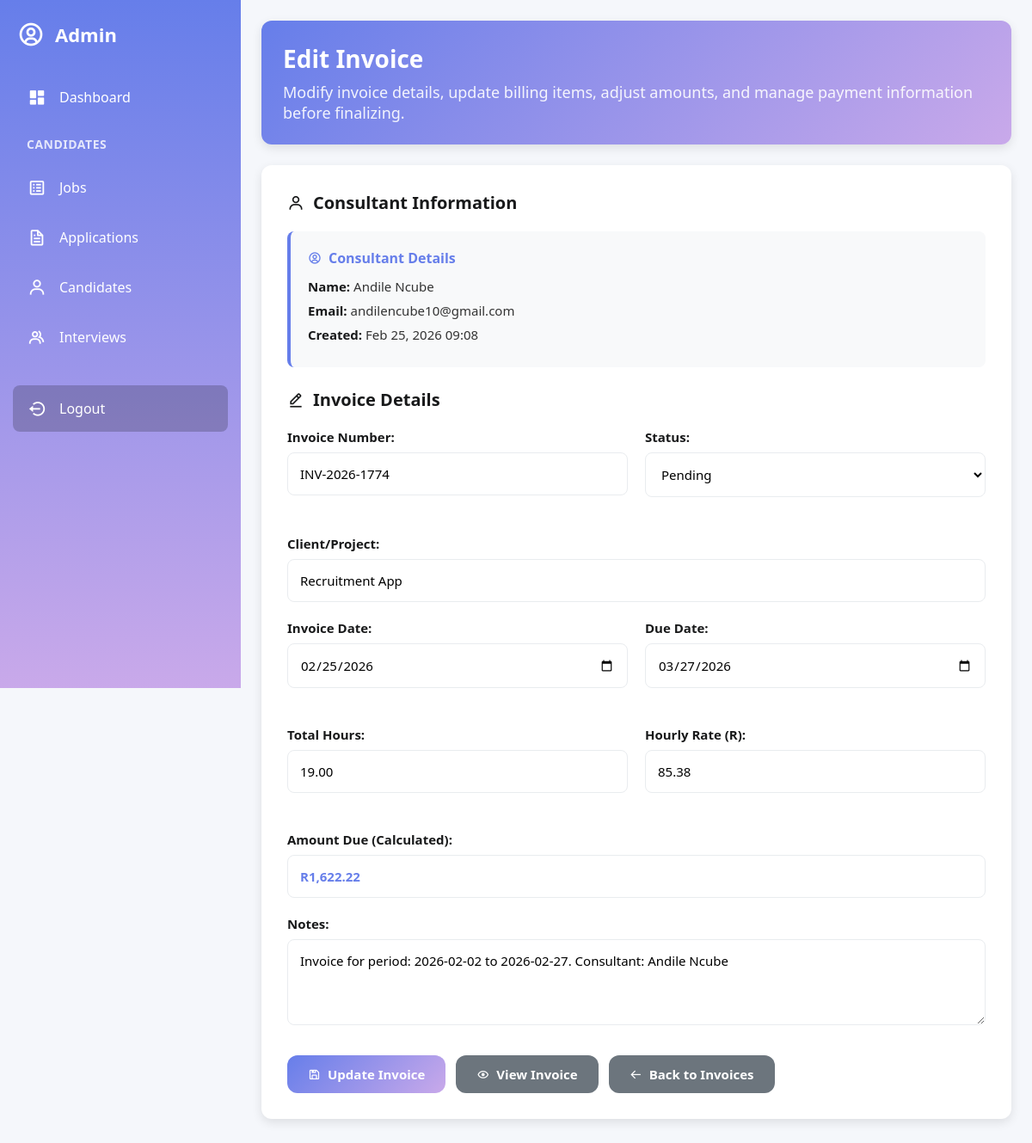
/edit_invoice.php?id=2 (signed in), run on the app's committed database.
### tables this page shows
CREATE TABLE `invoices` (
  `invoice_id` int(11) NOT NULL,
  `invoice_number` varchar(100) NOT NULL,
  `user_id` int(11) NOT NULL,
  `client_project` varchar(255) NOT NULL,
  `invoice_date` date NOT NULL,
  `due_date` date NOT NULL,
  `total_hours` decimal(5,2) NOT NULL,
  `hourly_rate` decimal(10,2) NOT NULL,
  `amount_due` decimal(10,2) NOT NULL,
  `status` enum('Pending','Paid','Overdue','Cancelled') NOT NULL DEFAULT 'Pending',
  `notes` text DEFAULT NULL,
  `created_at` timestamp NOT NULL DEFAULT current_timestamp(),
  `updated_at` timestamp NOT NULL DEFAULT current_timestamp() ON UPDATE current_timestamp()
);

CREATE TABLE `users` (
  `user_id` int(11) NOT NULL,
  `username` varchar(100) NOT NULL,
  `fullname` varchar(100) NOT NULL,
  `gender` enum('Male','Female','Other') NOT NULL,
  `dob` date DEFAULT NULL,
  `email` varchar(100) NOT NULL,
  `phone` varchar(100) NOT NULL,
  `address` text NOT NULL,
  `password` varchar(255) NOT NULL,
  `role` enum('Applicant','Admin','Consultant') NOT NULL,
  `verification_token` varchar(255) DEFAULT NULL,
  `google_id` varchar(255) DEFAULT NULL,
  `failed_attempts` int(11) DEFAULT 0,
  `last_failed_login` int(11) DEFAULT 0,
  `email_verified` tinyint(1) NOT NULL DEFAULT 0,
  `account_status` enum('Active','Inactive') NOT NULL DEFAULT 'Active',
  `last_login_at` timestamp NULL DEFAULT NULL,
  `created_at` timestamp NOT NULL DEFAULT current_timestamp()
);

### edit_invoice.php (the view, shortened to what this page needs)
<?php
include('config.php');
$invoice_id = $_GET['id'];
$invoice_sql = "SELECT i.*, u.fullname as consultant_name, u.email as consultant_email
                FROM invoices i
                JOIN users u ON i.user_id = u.user_id
                WHERE i.invoice_id = ?";
$invoice_stmt = $conn->prepare($invoice_sql);
$invoice_stmt->bind_param("i", $invoice_id);
$invoice_stmt->execute();
$invoice_result = $invoice_stmt->get_result();
$invoice = $invoice_result->fetch_assoc();
?>
<!DOCTYPE html>
<html lang="en">
<head>
    <link href='https://unpkg.com/boxicons@2.1.4/css/boxicons.min.css' rel='stylesheet'>
</head>
<body>
    <div class="sidebar" id="sidebar">
        <a href="#" class="logo">
            <i class='bx bx-user-circle'></i>
            <div class="logo-name"><span>Admin</span></div>
        </a>
        <ul class="side-menu">
            <li><a href="admin_dashboard.php"><i class='bx bxs-dashboard'></i><span>Dashboard</span></a></li>
            <li class="section-header"><span>Candidates</span></li>
            <li><a href="manage_jobs.php"><i class='bx bx-spreadsheet'></i><span>Jobs</span></a></li>
            <li><a href="manage_applications.php"><i class='bx bx-file'></i><span>Applications</span></a></li>
            <li><a href="manage_candidates.php"><i class='bx bx-user'></i><span>Candidates</span></a></li>
            <li><a href="schedule_interview.php"><i class='bx bx-group'></i><span>Interviews</span></a></li>
            <li><a href="calendar.php"><i class='bx bx-calendar'></i><span>Calendar</span></a></li>
        </ul>
        <ul class="side-menu">
            <li>
                <a href="logout.php" class="logout">
                    <i class='bx bx-log-out-circle'></i>
                    <span>Logout</span>
                </a>
            </li>
        </ul>
    </div>
    <div class="content">
        <main>
            <div class="welcome-section">
                <div class="welcome-content">
                    <h1> Edit Invoice</h1>
                    <p>Modify invoice details, update billing items, adjust amounts, and manage payment information before finalizing.</p>
                </div>
            </div>
            <div class="card">
                <h2><i class='bx bx-user'></i> Consultant Information</h2>
                <div class="readonly-info">
                    <h4><i class='bx bx-user-circle'></i> Consultant Details</h4>
                    <p><strong>Name:</strong> <?php echo htmlspecialchars($invoice['consultant_name']); ?></p>
                    <p><strong>Email:</strong> <?php echo htmlspecialchars($invoice['consultant_email']); ?></p>
                    <p><strong>Created:</strong> <?php echo date('M d, Y H:i', strtotime($invoice['created_at'])); ?></p>
                </div>
                <h2><i class='bx bx-edit-alt'></i> Invoice Details</h2>
                <form method="POST">
                    <div class="form-row">
                        <div class="form-group">
                            <label for="invoice_number">Invoice Number:</label>
                            <input type="text" id="invoice_number" name="invoice_number"
                                   value="<?php echo htmlspecialchars($invoice['invoice_number']); ?>" required>
                        </div>
                        <div class="form-group">
                            <label for="status">Status:</label>
                            <select id="status" name="status" required>
                                <option value="Pending" <?php echo ($invoice['status'] == 'Pending') ? 'selected' : ''; ?>>Pending</option>
                            </select>
                        </div>
                    </div>
                    <div class="form-group">
                        <label for="client_project">Client/Project:</label>
                        <input type="text" id="client_project" name="client_project"
                               value="<?php echo htmlspecialchars($invoice['client_project']); ?>" required>
                    </div>
                    <div class="form-row">
                        <div class="form-group">
                            <label for="invoice_date">Invoice Date:</label>
                            <input type="date" id="invoice_date" name="invoice_date"
                                   value="<?php echo $invoice['invoice_date']; ?>" required>
                        </div>
                        <div class="form-group">
                            <label for="due_date">Due Date:</label>
                            <input type="date" id="due_date" name="due_date"
                                   value="<?php echo $invoice['due_date']; ?>" required>
                        </div>
                    </div>
                    <div class="form-row">
                        <div class="form-group">
                            <label for="total_hours">Total Hours:</label>
                            <input type="number" id="total_hours" name="total_hours" step="0.1" min="0"
                                   value="<?php echo $invoice['total_hours']; ?>" required
                                   onchange="calculateAmount()">
                        </div>
                        <div class="form-group">
                            <label for="hourly_rate">Hourly Rate (R):</label>
                            <input type="number" id="hourly_rate" name="hourly_rate" step="0.01" min="0"
                                   value="<?php echo $invoice['hourly_rate']; ?>" required
                                   onchange="calculateAmount()">
                        </div>
                    </div>
                    <div class="form-group">
                        <label for="amount_due">Amount Due (Calculated):</label>
                        <input type="text" id="amount_due" class="calculated-field" readonly
                               value="R<?php echo number_format($invoice['amount_due'], 2); ?>">
                    </div>
                    <div class="form-group">
                        <label for="notes">Notes:</label>
                        <textarea id="notes" name="notes" placeholder="Additional notes or comments..."><?php echo htmlspecialchars($invoice['notes']); ?></textarea>
                    </div>
                    <div style="margin-top: 30px; display: flex; gap: 12px; flex-wrap: wrap;">
                        <button type="submit" name="update_invoice" class="btn btn-primary">
                            <i class='bx bx-save'></i> Update Invoice
                        </button>
                        <a href="view_invoice.php?id=<?php echo $invoice_id; ?>" class="btn btn-secondary">
                            <i class='bx bx-show'></i> View Invoice
                        </a>
                        <a href="admin_invoices.php" class="btn btn-secondary">
                            <i class='bx bx-arrow-back'></i> Back to Invoices
                        </a>
                    </div>
                </form>
            </div>
        </main>
    </div>
</body>
</html>

### edit_invoice.php (style rules this page uses)
* { margin: 0; padding: 0; box-sizing: border-box; font-family: 'Segoe UI', Tahoma, Geneva, Verdana, sans-serif; }
:root { --primary: #667eea; --primary-dark: #5a67d8; --secondary: #c9a9eaff; --dark: #18191a; --darker: #121314; --light: #f8f9fa; --gray: #6c757d; --light-gray: #e9ecef; --success: #28a745; --danger: #dc3545; --warning: #ffc107; --info: #17a2b8; --white: #ffffff; --black: #000000; --border-radius: 12px; --box-shadow: 0 4px 12px rgba(0, 0, 0, 0.1); --transition: all 0.3s ease; }
body { background-color: #f5f7fb; color: #333; display: flex; min-height: 100vh; overflow-x: hidden; }
.sidebar { width: 280px; background: linear-gradient(180deg, var(--primary), var(--secondary)); color: var(--white); height: 100vh; position: fixed; top: 0; left: 0; z-index: 100; transition: var(--transition); display: flex; flex-direction: column; }
.logo { display: flex; align-items: center; gap: 12px; padding: 24px 20px; text-decoration: none; color: var(--white); font-size: 22px; font-weight: 700; }
.logo i { font-size: 32px; }
.logo-name span { white-space: nowrap; transition: var(--transition); }
.side-menu { list-style: none; padding: 0 15px; flex: 1; overflow-y: auto; }
.side-menu li { margin: 8px 0; }
.side-menu li a { display: flex; align-items: center; gap: 14px; padding: 14px 16px; color: var(--white); text-decoration: none; border-radius: 8px; transition: var(--transition); font-size: 16px; }
.side-menu li a i { font-size: 22px; min-width: 24px; text-align: center; }
.side-menu li.section-header { padding: 8px 16px; font-weight: 600; color: var(--white); font-size: 14px; text-transform: uppercase; letter-spacing: 0.5px; opacity: 0.8; margin-top: 12px; }
.logout { margin-top: auto; padding: 16px !important; background: rgba(0, 0, 0, 0.2); }
.content { flex: 1; margin-left: 280px; transition: var(--transition); }
main { padding: 24px; }
.welcome-section { background: linear-gradient(135deg, var(--primary) 0%, var(--secondary) 100%); color: var(--white); padding: 25px; border-radius: var(--border-radius); margin-bottom: 24px; box-shadow: var(--box-shadow); }
.welcome-content h1 { font-size: 28px; margin-bottom: 8px; }
.welcome-content p { opacity: 0.9; font-size: 18px; }
.card { background: var(--white); padding: 30px; border-radius: var(--border-radius); box-shadow: var(--box-shadow); margin-bottom: 24px; }
.card h2 { font-size: 20px; font-weight: 600; color: var(--dark); margin-bottom: 20px; display: flex; align-items: center; gap: 10px; }
.form-row { display: grid; grid-template-columns: repeat(auto-fit, minmax(250px, 1fr)); gap: 20px; margin-bottom: 24px; }
.form-group { margin-bottom: 20px; }
.form-group label { display: block; font-weight: 600; margin-bottom: 8px; font-size: 15px; color: var(--dark); }
.form-group input, .form-group select, .form-group textarea { width: 100%; padding: 14px; border: 1px solid var(--light-gray); border-radius: 8px; font-size: 15px; transition: var(--transition); background: white; }
.form-group textarea { resize: vertical; min-height: 100px; }
.readonly-info { background: #f8f9fa; padding: 20px; border-radius: 8px; margin-bottom: 24px; border-left: 4px solid var(--primary); }
.readonly-info h4 { color: var(--primary); margin-bottom: 12px; display: flex; align-items: center; gap: 8px; }
.readonly-info p { margin-bottom: 8px; font-size: 15px; }
.readonly-info strong { color: var(--dark); }
.calculated-field { background: #e8f4f8; padding: 14px; border-radius: 8px; font-weight: 600; color: var(--primary); border: 2px solid #d1ecf1; }
.btn { padding: 12px 24px; border: none; border-radius: var(--border-radius); font-weight: 600; cursor: pointer; transition: var(--transition); display: inline-flex; align-items: center; gap: 8px; font-size: 15px; text-decoration: none; }
.btn-primary { background: linear-gradient(135deg, var(--primary) 0%, var(--secondary) 100%); color: white; }
.btn-secondary { background-color: var(--gray); color: white; }

### data on the page
invoices: user.fullname "Andile Ncube", user.email "andilencube10@gmail.com", created_at "Feb 25, 2026 09:08", invoice_number "INV-2026-1774", status "Pending", client_project "Recruitment App", invoice_date "02/25/2026", due_date "03/27/2026", total_hours "19.00", hourly_rate "85.38", amount_due "R1,622.22", notes "Invoice for period: 2026-02-02 to 2026-02-27. Consultant: Andile Ncube"
